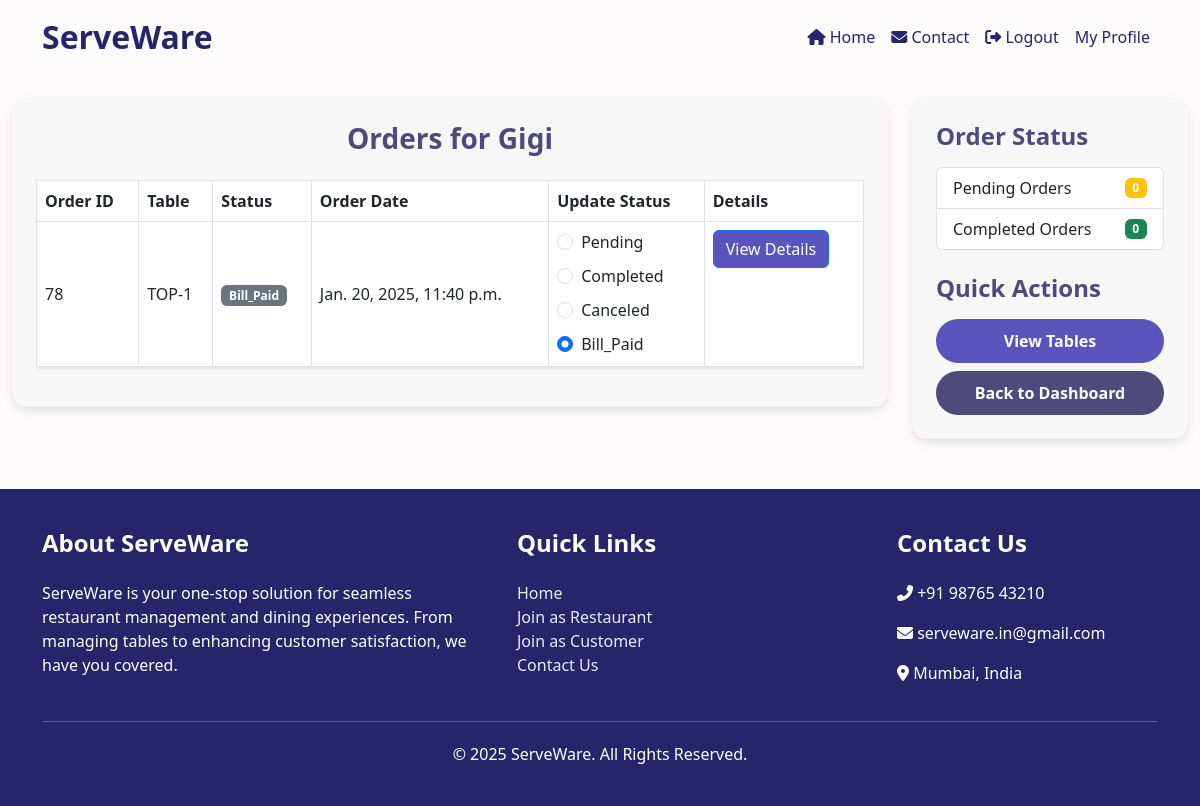
The app's page /restaurant/view-orders/ (signed in) with its own data.
### accounts/models.py (models this page shows, shortened)
class CustomUser(AbstractUser):
    USER_TYPE_CHOICES = (
        ('restaurant', 'Restaurant'),
        ('customer', 'Customer'),
    )
    user_type = models.CharField(max_length=10, choices=USER_TYPE_CHOICES)

class Restaurant(models.Model):
    restaurant_admin = models.OneToOneField(settings.AUTH_USER_MODEL, on_delete=models.CASCADE, related_name='restaurant')
    restaurant_name = models.CharField(max_length=255)
    restaurant_address = models.TextField()
    restaurant_landmark = models.CharField(max_length=255, null=True, blank=True)
    restaurant_pincode = models.CharField(
        max_length=6,
        validators=[RegexValidator(regex=r'^\d{6}$', message='Pincode must be exactly 6 digits')]
    )
    phone = models.CharField(
        max_length=10,
        validators=[RegexValidator(regex=r'^\d{10}$', message='Phone number must be of 10 digits')]
    )
    email = models.EmailField(unique=True)
    gst_number = models.CharField(max_length=20, unique=True, null=True, blank=True)
    qr_code = models.CharField(max_length=10, unique=True, default=generate_unique_code) ###

### customer/models.py (models this page shows, shortened)
class Order(models.Model):
    cart = models.ForeignKey('Cart', on_delete=models.CASCADE, null=True)
    user = models.ForeignKey(settings.AUTH_USER_MODEL, on_delete=models.CASCADE, null=True)
    table = models.ForeignKey(Table, on_delete=models.CASCADE, null=True, related_name='orders')
    order_date = models.DateTimeField(auto_now_add=True)
    PENDING = 'Pending'
    COMPLETED = 'Completed'
    CANCELED = 'Canceled'
    BILL_PAID = 'Bill_Paid'
    STATUS_CHOICES = [
        (PENDING, 'Pending'),
        (COMPLETED, 'Completed'),
        (CANCELED, 'Canceled'),
        (BILL_PAID, 'Bill_Paid'),
    ]
    status = models.CharField(max_length=50, choices=STATUS_CHOICES, default=PENDING)

### restaurant/models.py (models this page shows, shortened)
class Table(models.Model):
    restaurant = models.ForeignKey(Restaurant, on_delete=models.CASCADE, related_name='tables')
    table_number = models.CharField(max_length=25)
    seats = models.PositiveIntegerField()
    is_occupied = models.BooleanField(default=False)
    table_code = models.CharField(max_length=10, unique=True, default=generate_unique_code)
    qr_code_image = models.ImageField(upload_to='table_qr/', blank=True, null=True)
    BILL_PAID = models.BooleanField(default=False)

### restaurant/views.py (the view)
# urls.py: path('view-orders/', views.view_orders, name='view_orders'),
@login_required
def view_orders(request):
    restaurant = request.user.restaurant
    orders = Order.objects.filter(table__restaurant=restaurant)
    status_choices = Order.STATUS_CHOICES
    orders = orders.annotate(
        custom_order=Case(
            When(status='Bill Paid', then=2),
            When(status='Completed', then=1),
            default=0,
            output_field=IntegerField(),
        )
    ).order_by('custom_order', 'order_date')
    pending_count = orders.filter(status='Pending').count()
    active_count = orders.filter(status__in=['Cooking', 'Ready_to_serve']).count()
    completed_count = orders.filter(status='Completed').count()
    context = {
        'orders': orders,
        'pending_count': pending_count,
        'active_count': active_count,
        'completed_count': completed_count,
        'status_choices': status_choices,
    }
    return render(request, 'restaurant/view_orders.html', context)

### restaurant/templates/restaurant/view_orders.html (shortened to what this page needs)
{% extends "base.html" %}
{% block content %}
<div class="container-fluid mt-4">
    <div class="row">
        <div class="col-lg-9">
            <div class="p-4" style="background-color: #f7f7f7; border-radius: 15px; box-shadow: 0px 4px 10px rgba(0,0,0,0.1);">
                <h3 class="text-center mb-4" style="color: #4e4b7c; font-weight: bold; font-size: 28px;">
                    Orders for {{ request.user.restaurant.restaurant_name }}
                </h3>
                <div class="table-responsive">
                    <table class="table table-bordered shadow-sm">
                        <thead style="background-color: #7872dd; color: white;">
                            <tr>
                                <th>Order ID</th>
                                <th>Table</th>
                                <th>Status</th>
                                <th>Order Date</th>
                                <th>Update Status</th>
                                <th>Details</th>
                            </tr>
                        </thead>
                        <tbody>
                            {% for order in orders %}
                            <tr class="status-row" data-status="{{ order.status }}">
                                <td class="align-middle">{{ order.id }}</td>
                                <td class="align-middle">{{ order.table.table_number }}</td>
                                <td class="align-middle">
                                    <span class="badge
                                        {% if order.status == 'Pending' %}bg-warning
                                        {% elif order.status == 'Cooking' %}bg-primary
                                        {% elif order.status == 'Ready_to_serve' %}bg-info
                                        {% elif order.status == 'Completed' %}bg-success
                                        {% elif order.status == 'Bill_Paid' %}bg-secondary
                                        {% endif %}">
                                    {{ order.status }}
                                    </span>
                                </td>
                                <td class="align-middle">{{ order.order_date }}</td>
                                <td class="align-middle">
                                    <div class="d-flex flex-column gap-2">
                                        {% for status, status_display in status_choices %}
                                        <div class="form-check">
                                            <input
                                                class="form-check-input status-toggle"
                                                type="radio"
                                                name="status-{{ order.id }}"
                                                value="{{ status }}"
                                                {% if order.status == status %}checked{% endif %}
                                                data-order-id="{{ order.id }}">
                                            <label class="form-check-label">{{ status_display }}</label>
                                        </div>
                                        {% endfor %}
                                    </div>
                                </td>
                                <td>
                                    <a href="{% url 'restaurant:order_details' order.id %}" class="btn btn-primary" style="background-color:rgb(90, 85, 189)"> View Details </a>
                                </td>
                            </tr>
                            {% empty %}
                            <tr>
                                <td colspan="5" class="text-center text-muted">No orders found</td>
                            </tr>
                            {% endfor %}
                        </tbody>
                    </table>
                </div>
            </div>
        </div>
        <div class="col-lg-3">
            <div class="p-4" style="background-color: #f7f7f7; border-radius: 15px; box-shadow: 0px 4px 10px rgba(0,0,0,0.1);">
                <h4 style="color: #4e4b7c; font-weight: bold;">Order Status</h4>
                <ul class="list-group mt-3">
                    <li class="list-group-item d-flex justify-content-between align-items-center">
                        Pending Orders
                        <span class="badge bg-warning">{{ pending_count }}</span>
                    </li>
                    <li class="list-group-item d-flex justify-content-between align-items-center">
                        Completed Orders
                        <span class="badge bg-success">{{ completed_count }}</span>
                    </li>
                </ul>
                <h4 class="mt-4" style="color: #4e4b7c; font-weight: bold;">Quick Actions</h4>
                <div class="d-flex flex-column gap-2 mt-3">
                    <a href="{% url 'restaurant:view_tables' %}" class="btn btn-primary" style="background-color:rgb(90, 85, 189); border: none; font-weight: bold; padding: 10px; border-radius: 25px; text-align: center;">
                        View Tables
                    </a>
                    <a href="{% url 'restaurant:restaurant_dashboard' %}" class="btn btn-secondary" style="background-color: #4e4b7c; border: none; font-weight: bold; padding: 10px; border-radius: 25px; text-align: center;">
                        Back to Dashboard
                    </a>
                </div>
            </div>
        </div>
    </div>
</div>
{% endblock content %}

### templates/base.html (style rules this page uses)
body { background-color: #fdfbfb; }

### records on screen
CustomUser: user.restaurant.restaurant_name "Gigi"
Order: id "78", table.table_number "TOP-1", status "Bill_Paid", order_date "Jan. 20, 2025, 11:40 p.m.", status_choices "Pending" "Completed" "Canceled" "Bill_Paid", status "☑"

### other values on screen
{{ pending_count }} "0"
{{ completed_count }} "0"
